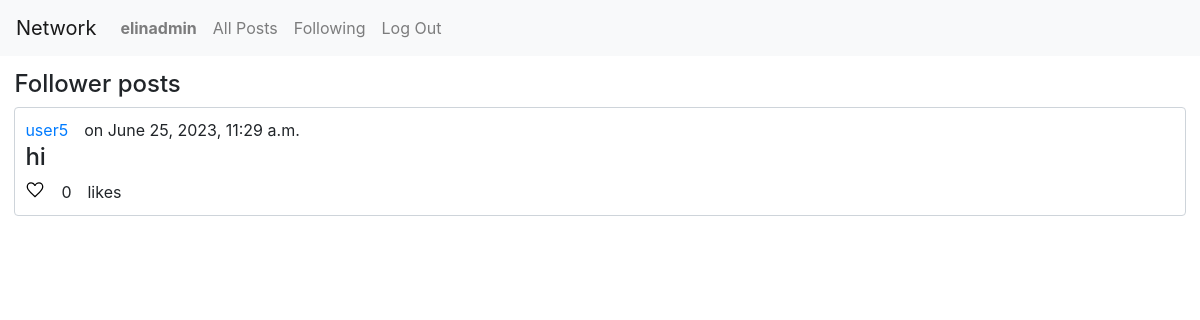
Page /following (signed in) on the committed database.
### network/models.py (models this page shows, shortened)
class User(AbstractUser):
    id = models.AutoField(primary_key=True)
    following_count = models.IntegerField(blank=True)
    followers_count = models.IntegerField(blank=True)

class Posts(models.Model):
    id = models.AutoField(primary_key=True)
    username = models.ForeignKey(User,on_delete=models.CASCADE)
    date = models.DateTimeField(auto_now_add=True)
    post = models.TextField()
    likes = models.IntegerField()

### network/views.py (the view)
# urls.py: path("following",views.following,name="following"),
@login_required(login_url="/login")
def following(request):
    currentUser = request.user.id
    likedPosts.clear()
    following = Follow.objects.filter(user=currentUser)
    following_users_ids = list(chain.from_iterable([follow.follows.all() for follow in following]))
    following_posts = Posts.objects.filter(username__in=following_users_ids)
    likes = Like.objects.all()
    for like in likes:
        if like.user.id == currentUser:
            likedPosts.append(like.post.id)
    return render(request,"network/following.html",{
        'current_user':currentUser,
        'following':following_posts,
        'likedposts':likedPosts
    })

### network/templates/network/following.html
{% extends "network/layout.html" %}
{% load static %}
{% block body %}
    <h4>Follower posts</h4>
    {% if following %}
        {% for follow in following %}
            <div class="box">
                <div class="postsection">
                    <a class="user" href="{% url 'profile' name=follow.username.username %}">{{follow.username}}</a>
                    <p>on {{follow.date}}</p>
                </div>
                <h4>{{follow.post}}</h4>
                <div class="postsection">
                {% if user.is_authenticated %}
                    {% if follow.id in likedposts %}
                        <img class="likeicon" data-post="{{follow.id}}" id="{{follow.id}}" onclick = "likehandler({{follow.id}},{{likedposts}})" src="{% static 'network/liked.svg' %}"/>
                    {% else %}
                        <img class="likeicon" data-post="{{follow.id}}" id = "{{follow.id}}" onclick="likehandler({{follow.id}},{{likedposts}})" src="{% static 'network/like.svg' %}"/>
                    {% endif %}
                {% endif %}
                <p id="{{follow.id}}-likes">{{follow.likes}}</p> <p>likes</p>
                </div>
            </div>
        {% endfor %}
    {% else %}
        <h4>No posts from followers</h4>
    {% endif %}
{% endblock %}

### network/templates/network/layout.html (shortened to what this page needs)
{% load static %}
<!DOCTYPE html>
<html lang="en">
    <head>
        <link rel="stylesheet" href="https://stackpath.bootstrapcdn.com/bootstrap/4.4.1/css/bootstrap.min.css">
        <link href="{% static 'network/styles.css' %}" rel="stylesheet">
    </head>
    <body>
        <nav class="navbar navbar-expand-lg navbar-light bg-light">
            <a class="navbar-brand" href="{% url 'index' %}">Network</a>
            <div>
              <ul class="navbar-nav mr-auto">
                {% if user.is_authenticated %}
                    <li class="nav-item">
                        <a class="nav-link" href="{% url 'profile' name=user.username %}"><strong>{{ user.username }}</strong></a>
                    </li>
                {% endif %}
                <li class="nav-item">
                  <a class="nav-link" href="{% url 'index' %}">All Posts</a>
                </li>
                {% if user.is_authenticated %}
                    <li class="nav-item">
                        <a class="nav-link" href="{% url 'following' %}">Following</a>
                    </li>
                    <li class="nav-item">
                        <a class="nav-link" href="{% url 'logout' %}">Log Out</a>
                    </li>
                {% endif %}
              </ul>
            </div>
          </nav>
        <div class="body">
            {% block body %}
            {% endblock %}
        </div>
    </body>
</html>

### network/static/network/styles.css (style rules this page uses)
.body { padding:1.2%; }
.box { border-style:solid; border-width: 1px; border-radius:0.25rem; border-color:#ced4da; padding:10px; margin-bottom:10px; }
.postsection { display:flex; height:20px; margin-bottom:5px; }
.user { margin-right:1rem; }
.likeicon { margin-right:1rem; cursor:pointer; }
p { margin-right:1rem; }

### rows in the picture
User: username "elinadmin"
Posts: username "user5", date "June 25, 2023, 11:29 a.m.", post "hi", likes "0"
